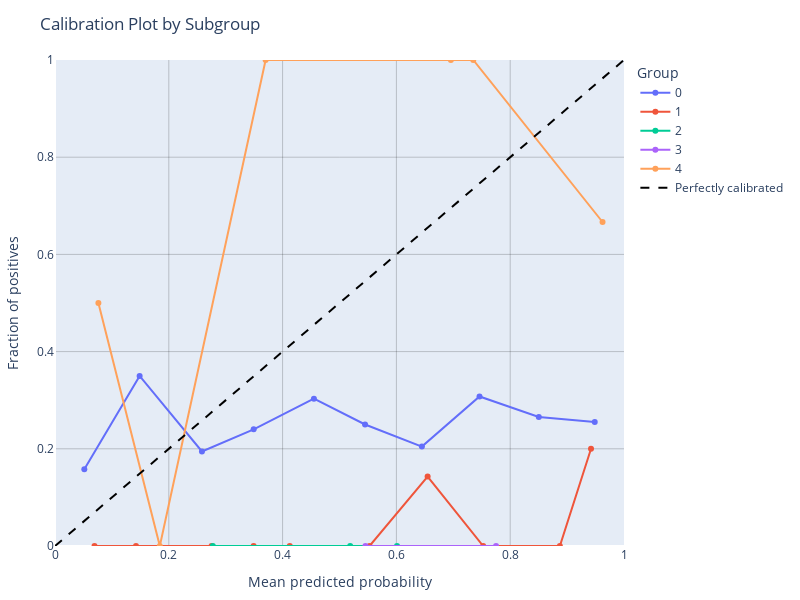

This figure's notebook cell:
### Markdown cell above
* **Calibration Curves**

### Code cell
plot_calibration_by_group(df_encoded["income"], df_encoded["scores"], df_encoded["race"])

### Figure 1 — Plotly figure (JSON) as saved in the notebook; plotly's stock layout.template omitted (floating-point values rounded to 4 significant figures)
{"data": [{"line": {"width": 2}, "marker": {"size": 6}, "mode": "lines+markers", "name": "0", "type": "scatter", "x": [0.05153, 0.1487, 0.2583, 0.3492, 0.455, 0.5449, 0.6448, 0.7461, 0.8502, 0.9486], "y": [0.1579, 0.35, 0.1944, 0.24, 0.303, 0.25, 0.2045, 0.3077, 0.2653, 0.2553]}, {"line": {"width": 2}, "marker": {"size": 6}, "mode": "lines+markers", "name": "1", "type": "scatter", "x": [0.06946, 0.1423, 0.2752, 0.349, 0.4126, 0.5528, 0.6548, 0.7525, 0.8873, 0.942], "y": [0.0, 0.0, 0.0, 0.0, 0.0, 0.0, 0.1429, 0.0, 0.0, 0.2]}, {"line": {"width": 2}, "marker": {"size": 6}, "mode": "lines+markers", "name": "2", "type": "scatter", "x": [0.2774, 0.5188, 0.6011], "y": [0.0, 0.0, 0.0]}, {"line": {"width": 2}, "marker": {"size": 6}, "mode": "lines+markers", "name": "3", "type": "scatter", "x": [0.5456, 0.7751], "y": [0.0, 0.0]}, {"line": {"width": 2}, "marker": {"size": 6}, "mode": "lines+markers", "name": "4", "type": "scatter", "x": [0.07627, 0.1842, 0.3702, 0.6957, 0.7351, 0.9623], "y": [0.5, 0.0, 1.0, 1.0, 1.0, 0.6667]}, {"hoverinfo": "skip", "line": {"color": "black", "dash": "dash"}, "mode": "lines", "name": "Perfectly calibrated", "type": "scatter", "x": [0, 1], "y": [0, 1]}], "layout": {"height": 600, "legend": {"title": {"text": "Group"}}, "margin": {"b": 40, "l": 40, "r": 40, "t": 60}, "title": {"text": "Calibration Plot by Subgroup"}, "width": 800, "xaxis": {"gridcolor": "rgba(0,0,0,0.2)", "range": [0, 1], "showgrid": true, "title": {"text": "Mean predicted probability"}}, "yaxis": {"gridcolor": "rgba(0,0,0,0.2)", "range": [0, 1], "showgrid": true, "title": {"text": "Fraction of positives"}}}}
